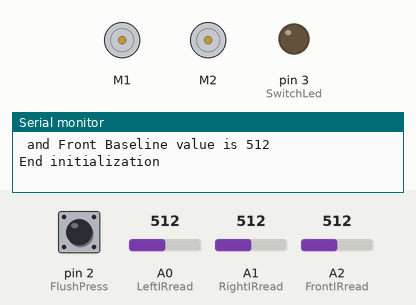
Recording of a sketch running on a simulated Arduino Uno, built with avr-gcc and run on an emulated ATmega328P. Shown: 2 × DC motor (green arrow = forward, orange = backward, longer = faster), output pins drawn as LEDs (lit = HIGH), the last lines printed to the serial monitor. The inputs (shaded band) are chosen by the test bench; at power-on: pin 2 (FlushPress) HIGH, A0 (LeftIRread) = 512, A1 (RightIRread) = 512, A2 (FrontIRread) = 512.

Above: at 1.5 s.
1.6 s: pin 2 (FlushPress) pulled LOW for 0.15 s
At 2.8 s:
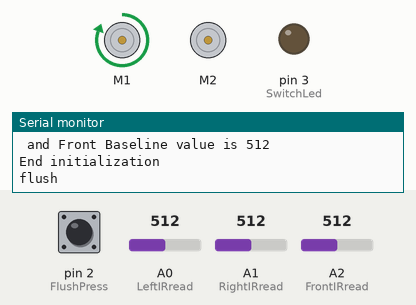
4.7 s: A0 (LeftIRread) set to 992
6.2 s: A1 (RightIRread) set to 794
7.7 s: A1 (RightIRread) set to 828
At 9.81 s:
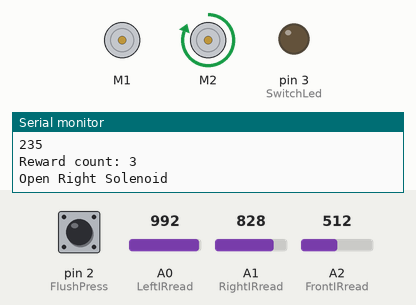
10.7 s: A1 (RightIRread) set to 716
At 12.0 s:
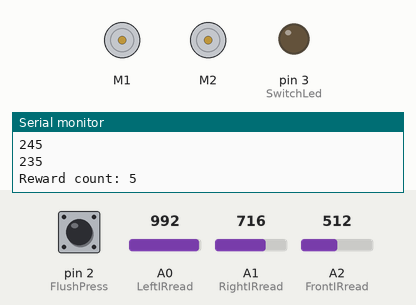
12.3 s: pin 2 (FlushPress) pulled LOW for 1 s
At 13.5 s:
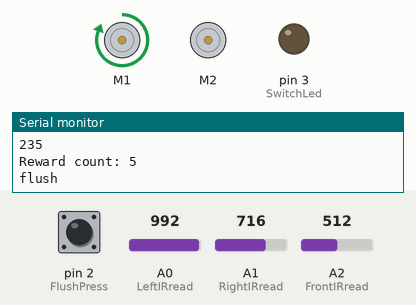
Timing chart, 0 to 16.8 s (numbered marks = the images above; inputs shaded):
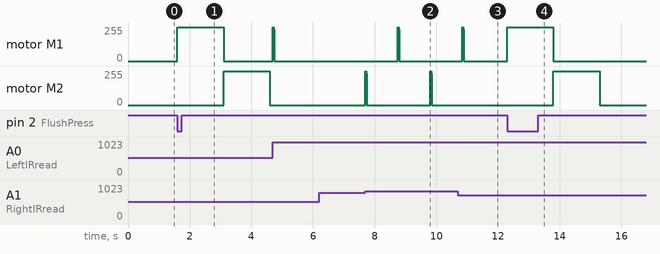

Measured:
- after the input at 1.6 s, motor M1: stopped → forward 255/255 at once, → stopped 1.5 s later; motor M2: stopped → forward 255/255 after 1.5 s, → stopped 1.5 s later
- after the input at 4.7 s, motor M1: stopped → forward 255/255 at once, → forward 235/255 0.03 s later, → stopped 0.02 s later
- after the input at 6.2 s, every drawn part: stays the same
- after the input at 7.7 s, motor M1: stopped → forward 255/255 after 1.1 s, → forward 235/255 0.03 s later, → stopped 0.02 s later
- after the input at 10.7 s, motor M2: stays stopped (without the input it goes to forward 255/255 after 1.2 s)
- after the input at 12.3 s, motor M1: stopped → forward 255/255 at once, → stopped 1.5 s later; motor M2: stopped → forward 255/255 after 1.5 s, → stopped 1.5 s later

The sketch:

AlternateRewardPorts_v2.ino
```cpp
/*
Alternate between left and right ports - VP - 6/5/2014
*/

#include <Wire.h>
#include <Adafruit_MotorShield.h>
#include "utility/Adafruit_PWMServoDriver.h"

// Create the motor shield object with the default I2C address
Adafruit_MotorShield AFMS = Adafruit_MotorShield();

// Select which 'port' M1, M2, M3 or M4. In this case, M1
Adafruit_DCMotor *LeftSolenoid = AFMS.getMotor(1);
// You can also make another motor on port M2
Adafruit_DCMotor *RightSolenoid = AFMS.getMotor(2);


const int FlushPress = 2;     // pushbutton pin
const int SwitchLed = 3;     // pushbutton led pin
const int flushcycletime = 20; // solenoid turn off staircase period
const int LeftIRread = A0;
const int RightIRread = A1;
const int FrontIRread = A2;

//The shield uses the SDA and SCL i2c pins to control DC and stepper motors. On the Arduino
//UNO these are A4 and A5
int Lbaseline = 0;
int Rbaseline = 0;
int Fbaseline = 0;
int LeftIRval = Lbaseline;           // store read value
int RightIRval = Rbaseline;
int FrontIRval = Rbaseline;
int LeftGLight = 1; // Good to go ("green light")
int RightGlight = 1;
//int PushState = 0;          // pushbutton status
int RewCount=0;
int Lrewtrig=0;
int Rrewtrig=0;

void setup() {
  Serial.begin(9600);           // set up Serial library at 9600 bps
  randomSeed(analogRead(A4));
  pinMode(FlushPress, INPUT_PULLUP);
  pinMode(SwitchLed, OUTPUT);

  AFMS.begin();  // create with the default frequency 1.6KHz
  //AFMS.begin(1000);  // to apply a different frequency, here 1KHz

  // Set the speed to start, from 0 (off) to 255 (max speed)
//  LeftSolenoid->setSpeed(0);
//  RightSolenoid->setSpeed(0);
  // turn on current in solenoid coil
//  LeftSolenoid->run(FORWARD);
//  RightSolenoid->run(FORWARD);
  LeftSolenoid->run(RELEASE);
  RightSolenoid->run(RELEASE);

//for(i=0;i<4;i++){ motors[i].run(RELEASE); }

  // IR sensor initialization
    arrayinit();

}

void loop() {
//  PushState= digitalRead(FlushPress);
//  Serial.print("PushState = ");
//  Serial.println(PushState);
  // check for flush activation

  while (digitalRead(FlushPress) == LOW){
    rewardflush();
  }

  LeftSolenoid->run(RELEASE);    // make sure to close solenoids
  RightSolenoid->run(RELEASE);
  digitalWrite(SwitchLed,LOW);   // and switch off switch LED

  LeftIRval = analogRead(LeftIRread);    // read the input pin
  RightIRval = analogRead(RightIRread);
//  Serial.print("Left ");
//  Serial.print(LeftIRval);
//  Serial.print(" Right ");
//  Serial.println(RightIRval);
 FrontIRval = analogRead(FrontIRread);
  //  Serial.print("Front IR ");
//  Serial.print(FrontIRval);

 if ((LeftIRval > (Lbaseline + 300)) && LeftGLight==1){
    Lrewtrig=Lrewtrig+1;
  }else if ((RightIRval > (Rbaseline + 300)) && RightGlight==1){
    Rrewtrig=Rrewtrig+1;
  }

    if (Lrewtrig>5){
    // open solenoid
  Serial.println("Open Left Solenoid");
  reward(LeftSolenoid);
//  panelrotate();
  RewCount=RewCount+1;
  Serial.print("Reward count: ");
  Serial.println(RewCount);
  Lrewtrig=0;

  // Switch ports
  LeftGLight=0;
  RightGlight=1;

  // refractory period
  delay(1000);
  }

 if (Rrewtrig>5){
  // Right solenoid
  Serial.println("Open Right Solenoid ");
  reward(RightSolenoid);
//  panelrotate();
  RewCount=RewCount+1;
  Serial.print("Reward count: ");
  Serial.println(RewCount);
  Rrewtrig=0;

  // Switch ports
  LeftGLight=1;
  RightGlight=0;

  // refractory period
  delay(1000);
  }
}
void arrayinit(){
  int  inc;
  int Ltotal;
  int Rtotal;
  int Ftotal;
  float LeftIRvalArray[4];
  float RightIRvalArray[4];
  float FrontIRvalArray[4];
  Serial.println(" ");
  Serial.println("Start IR initialization");
  while (Ltotal!=3 && Rtotal!=3 && Ftotal!=3){
  Ltotal=0;
  Rtotal=0;
  Ftotal=0;
  for (inc=0; inc < 4 ; inc++ ){
    LeftIRvalArray[inc] = analogRead(LeftIRread);
    RightIRvalArray[inc] = analogRead(RightIRread);
    FrontIRvalArray[inc] = analogRead(FrontIRread);
    if ((inc>0) && LeftIRvalArray[inc]==LeftIRvalArray[inc-1]){
      Ltotal++;
    }
    if ((inc>0) && RightIRvalArray[inc]==RightIRvalArray[inc-1]){
      Rtotal++;
    }
    if ((inc>0) && FrontIRvalArray[inc]==FrontIRvalArray[inc-1]){
      Ftotal++;
    }
  delay(10);
  Serial.print("Left IR val ");
  Serial.print((long)LeftIRvalArray[inc], DEC);
  Serial.print(" & Right IR val ");
  Serial.println((long)RightIRvalArray[inc], DEC);
  Serial.print(" & Front IR val ");
  Serial.println((long)FrontIRvalArray[inc], DEC);
  }
  }
  Lbaseline=LeftIRvalArray[3];
  Rbaseline=RightIRvalArray[3];
  Fbaseline=FrontIRvalArray[3];
  Serial.print("Left Baseline value is ");
  Serial.print(Lbaseline);
  Serial.print(" and Right Baseline value is ");
  Serial.println(Rbaseline);
  Serial.print(" and Front Baseline value is ");
  Serial.println(Fbaseline);
  Serial.println("End initialization");
}

void rewardflush(){
  Serial.println("flush");
  // flush left
  LeftSolenoid->run(FORWARD);
  LeftSolenoid->setSpeed(255);
 delay(1500);
  LeftSolenoid->run(RELEASE);
  // flush right
  RightSolenoid->run(FORWARD);
  RightSolenoid->setSpeed(255);
  delay(1500);
  RightSolenoid->run(RELEASE);
}


void reward(Adafruit_DCMotor* solenoid){
  solenoid->setSpeed(255);  // 185 (max) corresponds to 6V ouput with external power supply
                              // ~5.5V when solenoid plugged in
                           // 3.24V output with USB
  solenoid->run(FORWARD);
    for (int dec=255; dec>225; dec-=10) {
    solenoid->setSpeed(dec);
    delay(15);
    Serial.println(dec);
   }
 solenoid->run(RELEASE); // cut power to motor
}
```
